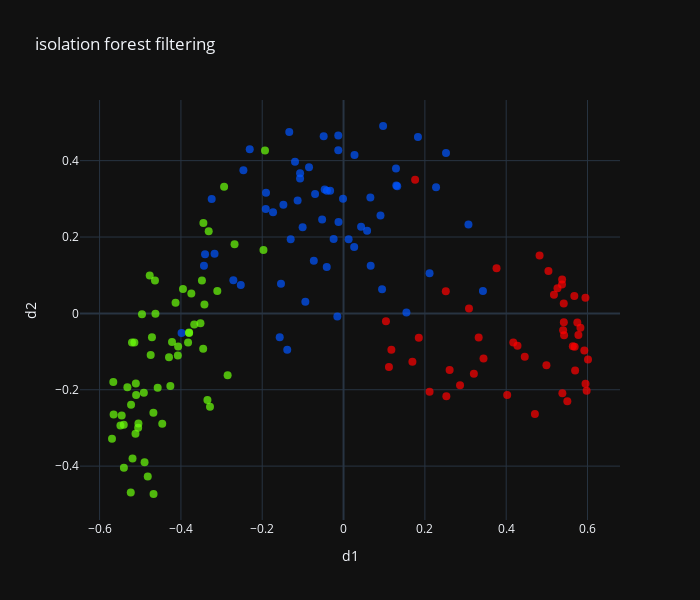

The notebook cell this image was saved under:
### Code cell
from sklearn.ensemble import IsolationForest

clf = IsolationForest(random_state=10,contamination=outliers_to_remove)
outliers_mask=clf.fit_predict(X)==-1
render_results(X,y,validate_model,scaler,outliers_mask,"isolation forest filtering")

### Figure 1 — Plotly figure (JSON) as saved in the notebook; plotly's stock layout.template omitted (floating-point values rounded to 4 significant figures; data arrays with more than 128 entries replaced by an {"elided": "..."} marker saying what was removed)
{"data": [{"marker": {"color": {"elided": "162 str values"}, "opacity": 0.7, "size": 8}, "mode": "markers", "type": "scatter", "x": {"elided": "162 float values"}, "y": {"elided": "162 float values"}}], "layout": {"height": 600, "title": {"text": "isolation forest filtering"}, "width": 700, "xaxis": {"title": {"text": "d1"}}, "yaxis": {"title": {"text": "d2"}}}}
